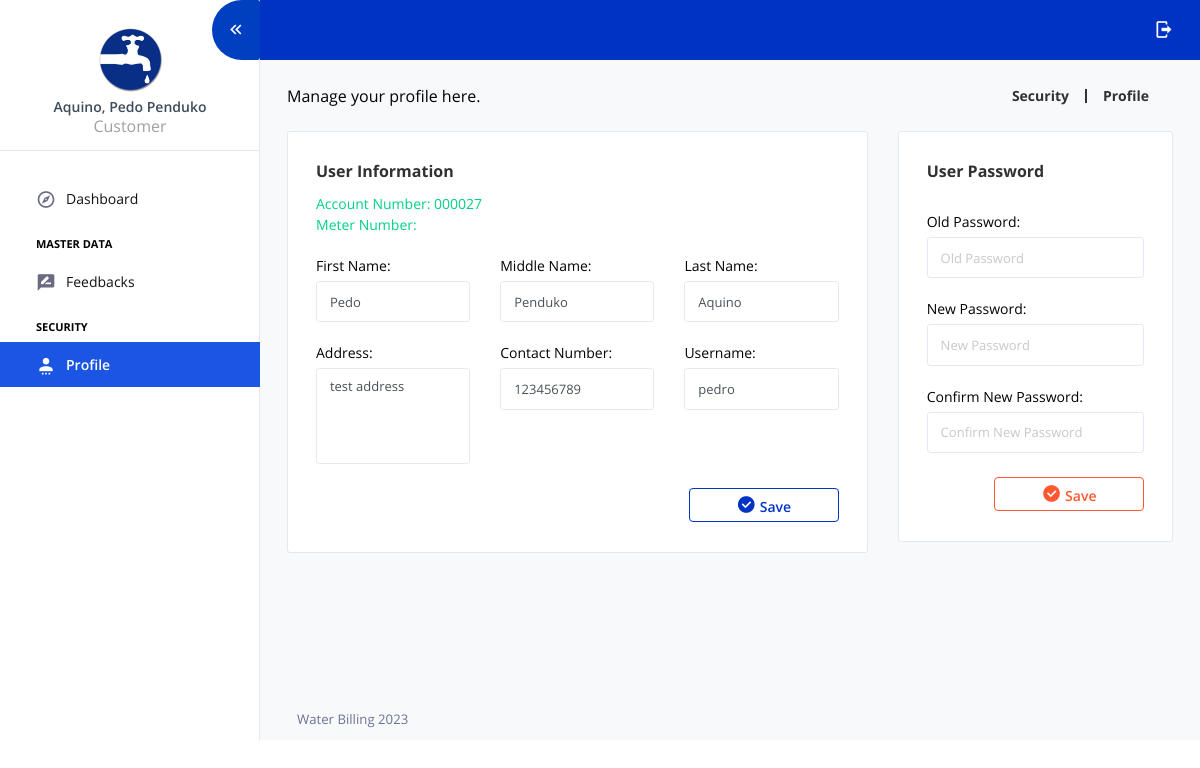
Page /?page=profile (signed in) on the earlier database version.
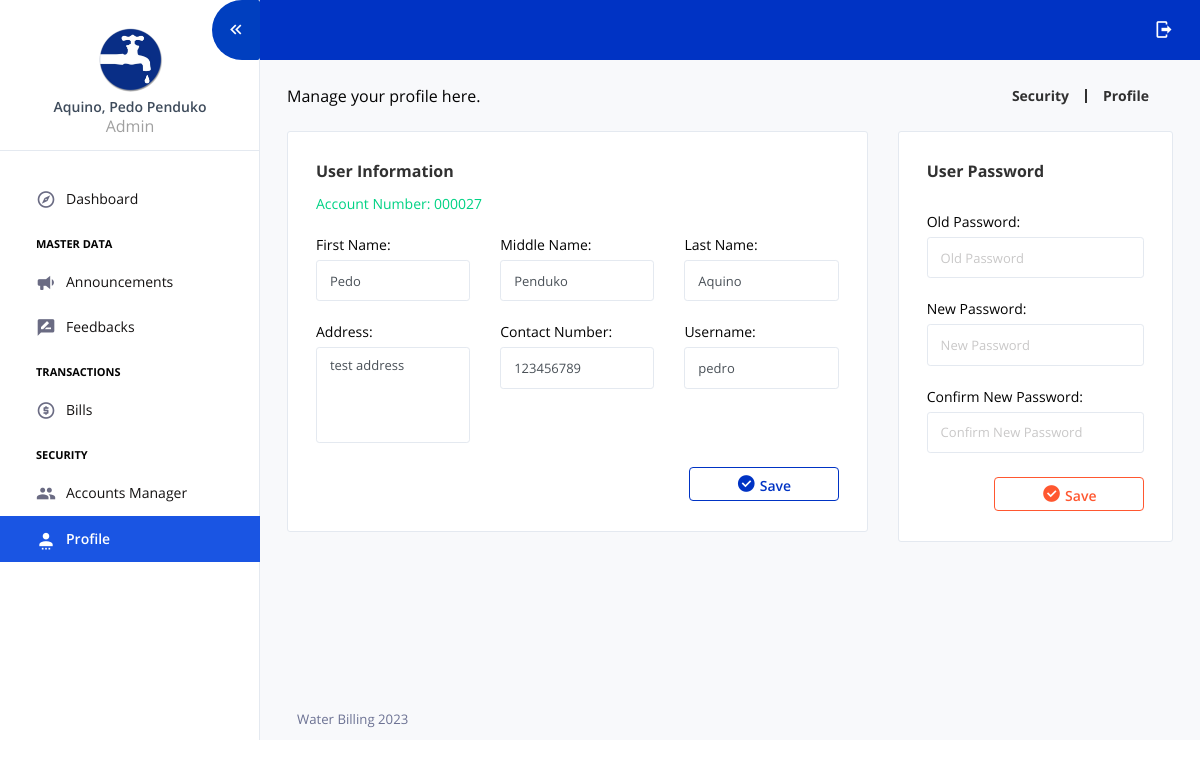
Same page on the later database version.
### core/my_functions.php (called while the page is built, shortened)
<?php
function userFullName($user_id){
	global $mysqli;
	$fetch = $mysqli->query("SELECT * FROM tbl_users WHERE user_id='$user_id'") or die(mysqli_error());
	if($fetch->num_rows > 0){
		$row = $fetch->fetch_array();
		return $row["user_lname"].", ".$row["user_fname"]." ".$row["user_mname"];
	}else{
		return "User not found.";
	}
}
function user_info($selected_data,$user_id){
	global $mysqli;
	$fetch = $mysqli->query("SELECT $selected_data FROM tbl_users WHERE user_id='$user_id'") or die(mysqli_error());
	$row = $fetch->fetch_array();
	return $row[0];
}
?>

### views/profile.php (the view, shortened to what the changed rows need)
<div class="content-wrapper pb-0">
  	<div class="row">
 		<div class="col-sm-8">
 			<div class="card">
	          	<div class="card-body">
	            <h4 class="card-title">User Information</h4>
	            <p class="card-description text-success">Account Number: <?= user_info("account_number",$user_id) ?> <br>  <?= $session_user_category=="C"?"Meter Number:".user_info("meter_number",$user_id):""; ?></p>
		            <form role="form" method="POST" id="form_submit_update_basic_info">
		              	<div class="row">
		              	</div>
		              	<div class="row">
			            </div>
		              	<button type="submit" class="btn btn-outline-primary btn-fw btn-sm" id="form_btn_update_basic_info" style="float: right;"><i class="mdi mdi-check-circle"></i> Save</button>
		            </form>
	          	</div>
	        </div>
 		</div>
  	</div>
</div>

### components/sidebar.php (shortened to what the changed rows need)
<nav class="sidebar sidebar-offcanvas" id="sidebar">
  <ul class="nav">
    <li class="nav-item nav-profile border-bottom">
      <a href="?page=profile" class="nav-link flex-column">
        <div class="nav-profile-text d-flex ml-0 mb-3 flex-column">
          <span class="font-weight-semibold mb-1 mt-2 text-center"><?= userFullName($user_id)?></span>
          <span class="text-secondary icon-sm text-center"><?= $session_user_category=="A"?"Admin":(($session_user_category=="C")?"Customer":"Meter Reader");?></span>
        </div>
      </a>
    </li>
    <?php if($session_user_category=="C" || $session_user_category=="A"){ ?>
    <?php if($session_user_category=="A"){ ?>
    <li class="nav-item <?= $page=="announcements"?'active':''; ?>">
      <a class="nav-link" href="?page=announcements">
        <i class="mdi mdi-bullhorn menu-icon"></i>
        <span class="menu-title">Announcements</span>
      </a>
    </li>
    <?php } ?>
    <?php } ?>
    <?php if($session_user_category=="A" || $session_user_category=="M"){ ?>
    <li class="pt-2 pb-1">
      <span class="nav-item-head">Transactions</span>
    </li>
    <li class="nav-item <?= $page=="bills"?'active':''; ?>">
      <a class="nav-link" href="?page=bills">
        <i class="mdi mdi-coin menu-icon"></i>
        <span class="menu-title">Bills</span>
      </a>
    </li>
    <?php } ?>
    <?php if($session_user_category=="A"){ ?>
    <li class="nav-item <?= $page=="accounts_manager"?'active':''; ?>">
      <a class="nav-link" href="?page=accounts_manager">
        <i class="mdi mdi-account-multiple menu-icon"></i>
        <span class="menu-title">Accounts Manager</span>
      </a>
    </li>
    <?php } ?>
  </ul>
</nav>

Differences in the rows shown:
changed tbl_users "Aquino, Pedo Penduko": user_category "C" → "A" (drawn)
Other differences:
text no longer shown: "Customer Meter Number:"
text now shown: "Admin Announcements TRANSACTIONS Bills Accounts Manager"
